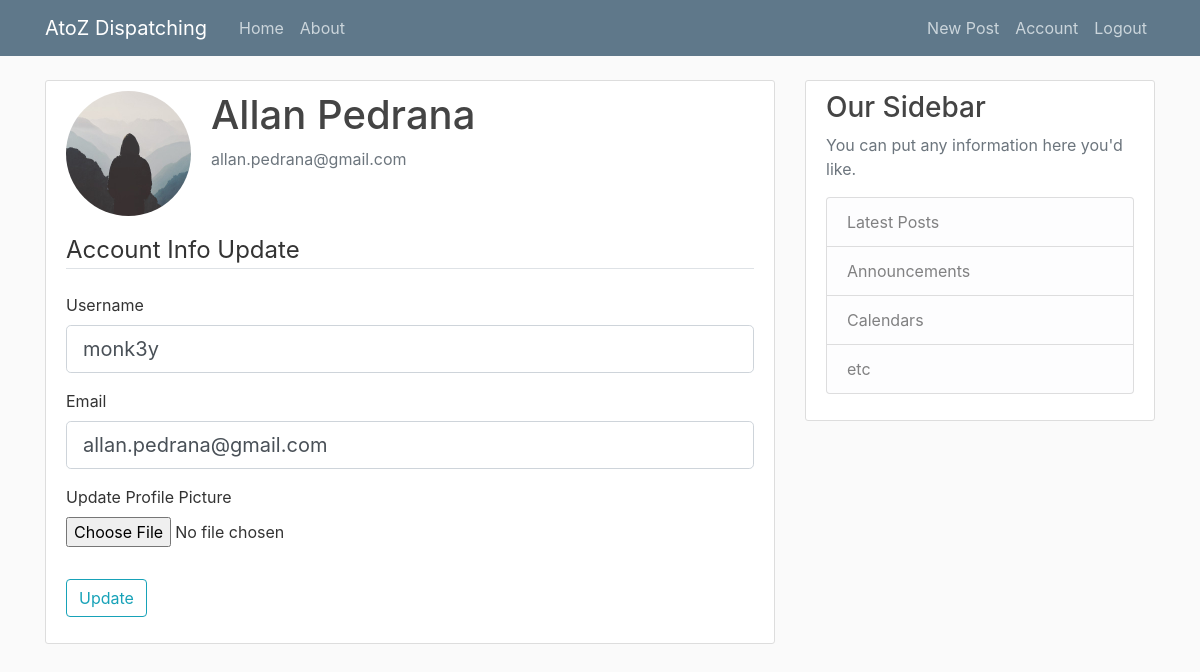
Page /account (signed in) on the committed database.
### atoz/models.py (models this page shows, shortened)
class User(db.Model, UserMixin):
    id = db.Column(db.Integer, primary_key=True)
    username = db.Column(db.String(20), unique=True, nullable=False)
    email = db.Column(db.String(100), unique=True, nullable=False)
    f_name = db.Column(db.String(100), nullable=False)
    l_name = db.Column(db.String(100), nullable=False)
    image_file = db.Column(db.String(100), nullable=False, default='default.jpg')
    password = db.Column(db.String(60), nullable=False)
    posts = db.relationship('Post', backref='author', lazy=True)

### atoz/routes.py (the view)
@app.route("/account", methods=['GET', 'POST'])
@login_required
def account():
    form = UpdateAccountForm()
    if request.method == 'POST':
        if form.validate_on_submit():
            if form.picture.data:
                picture_file = save_picture(form.picture.data)
                current_user.image_file = picture_file
            current_user.username = form.username.data
            current_user.email = form.email.data
            db.session.commit()
            flash('Your account has been updated!', 'success')
            return redirect(url_for('account'))
    elif request.method == 'GET':
        form.username.data = current_user.username
        form.email.data = current_user.email
    image_file = url_for('static', filename='profile_pics/' + current_user.image_file)
    return render_template('account.html', title='Account', image_file=image_file, form=form)

### atoz/forms.py (shortened to what this page needs)
class UpdateAccountForm(FlaskForm):
    username = StringField('Username', validators=[DataRequired(), Length(min=2, max=20)])
    email = StringField('Email', validators=[DataRequired(), Email()])
    picture = FileField('Update Profile Picture', validators=[FileAllowed(['jpg', 'png'])])
    submit = SubmitField('Update')

### atoz/models.py (called while the page is built)
@login_manager.user_loader
def load_user(user_id):
    return User.query.get(int(user_id))

### atoz/templates/account.html (shortened to what this page needs)
{% extends "layout.html" %}
{% block content %}
    <div class="content-section">
      <div class="media">
        <img class="rounded-circle account-img" src="{{ image_file }}">
        <div class="media-body">
            <h2 class="account-heading">{{ current_user.f_name }} {{ current_user.l_name }}</h2>
            <p class="text-secondary">{{ current_user.email }}</p>
        </div>
      </div>
      <form method="POST" action="" enctype="multipart/form-data">
          <fieldset class="form-group">
            <legend class="border-bottom mb-4">Account Info Update</legend>
            <div class="form-group">
                {{ form.username.label(class="form-control-label") }}
                {% if form.username.errors %}
                    {{ form.username(class="form-control form-control-lg is-invalid") }}
                    <div class="invalid-feedback">
                        {% for error in form.username.errors %}
                            <span>{{ error }}</span>
                        {% endfor %}
                    </div>
                {% else %}
                    {{ form.username(class="form-control form-control-lg") }}
                {% endif %}
            </div>
            <div class="form-group">
                {{ form.email.label(class="form-control-label") }}
                {% if form.email.errors %}
                    {{ form.email(class="form-control form-control-lg is-invalid") }}
                    <div class="invalid-feedback">
                        {% for error in form.email.errors %}
                            <span>{{ error }}</span>
                        {% endfor %}
                    </div>
                {% else %}
                    {{ form.email(class="form-control form-control-lg") }}
                {% endif %}
            </div>
            <div class="form-group">
              {{ form.picture.label() }}
              {{ form.picture(class="form-control-file") }}
            </div>
          </fieldset>
          <div class="form-group">
              {{ form.submit(class="btn btn-outline-info") }}
          </div>
      </form>
    </div>
{% endblock content %}

### atoz/static/main.css (style rules this page uses)
body { background: #fafafa; color: #333333; margin-top: 5rem; }
h1, h2, h3, h4, h5, h6 { color: #444444; }
.content-section { background: #ffffff; padding: 10px 20px; border: 1px solid #dddddd; border-radius: 3px; margin-bottom: 20px; }
.account-img { height: 125px; width: 125px; margin-right: 20px; margin-bottom: 16px; }
.account-heading { font-size: 2.5rem; }

### rows in the picture
User: f_name "Allan", l_name "Pedrana", email "allan.pedrana@gmail.com", username "monk3y"
